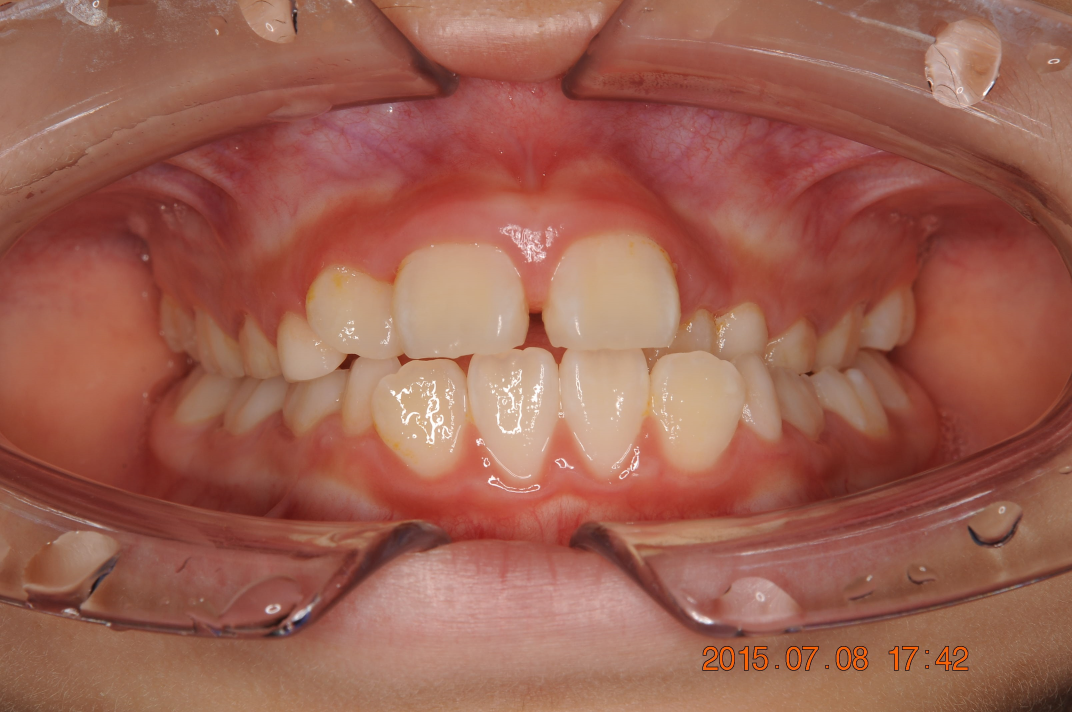
#> input picture templates/frontal.jpg, 3216 x 2136 px (shown at 1/3 size); its folder holds 5 pictures in this run
$ jupyter execute --allow-errors test_images.ipynb
#> lines starting #> are read from the running program, lines starting #| are printed output that depends on the picture; after the words box and inside, x2 and y2 are one past the last pixel; in counts of white or black regions, pixels touching at a corner belong together
[cell 1]
import os
import cv2
import datetime
import csv

import matplotlib as mpl
import matplotlib.pyplot as plt

[cell 2]
IMG_DIR = '../Teeth'

# Load test Image
image = cv2.imread(IMG_DIR + '/1435_008251.jpg')
#> (the rest of this cell did not finish here and is left out)

[cell 3]
# Display Images
w, h = 10, 10
rows, cols = 2, 2

fig = plt.figure(figsize=(10, 10))

#> (the rest of this cell did not finish here and is left out)

[cell 4]
def display_images(rows, cols, images, images_titles, gray=True):
    fig = plt.figure(figsize=(12, 12))
    for i in range(0, rows * cols):
        img = images[i]
        fig.add_subplot(rows, cols, i+1)
        if gray:
            plt.imshow(img, cmap='gray')
        else:
            plt.imshow(img)
        plt.title(images_titles[i])

    plt.show()

[cell 5]
# Load first 6 images
images = []
#> (the rest of this cell did not finish here and is left out)

[cell 6]
#
TEMPLATE_DIR = 'templates/'


frontal_template = cv2.imread(TEMPLATE_DIR + 'frontal.jpg', 0)
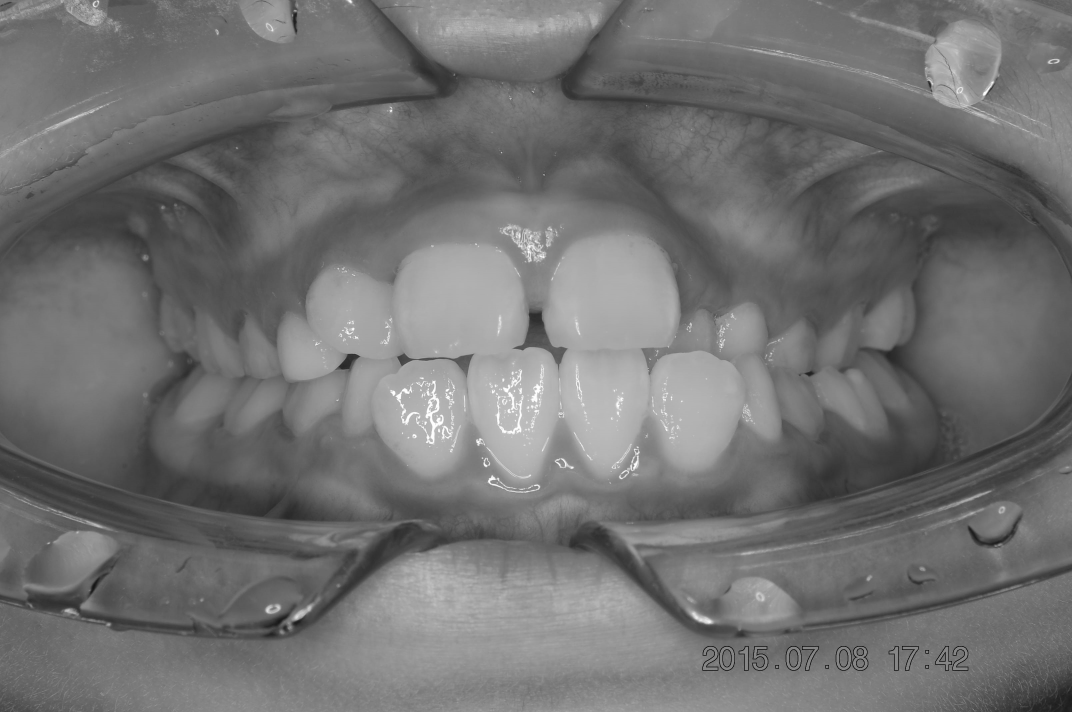
#> frontal_template: shape (2136, 3216) (shown at 1/3 size); min 0, max 255, mean 113.4
blur = cv2.GaussianBlur(frontal_template, (7, 7), 0)

# binary threshold
_, th1 = cv2.threshold(frontal_template, 145, 255, cv2.THRESH_BINARY)
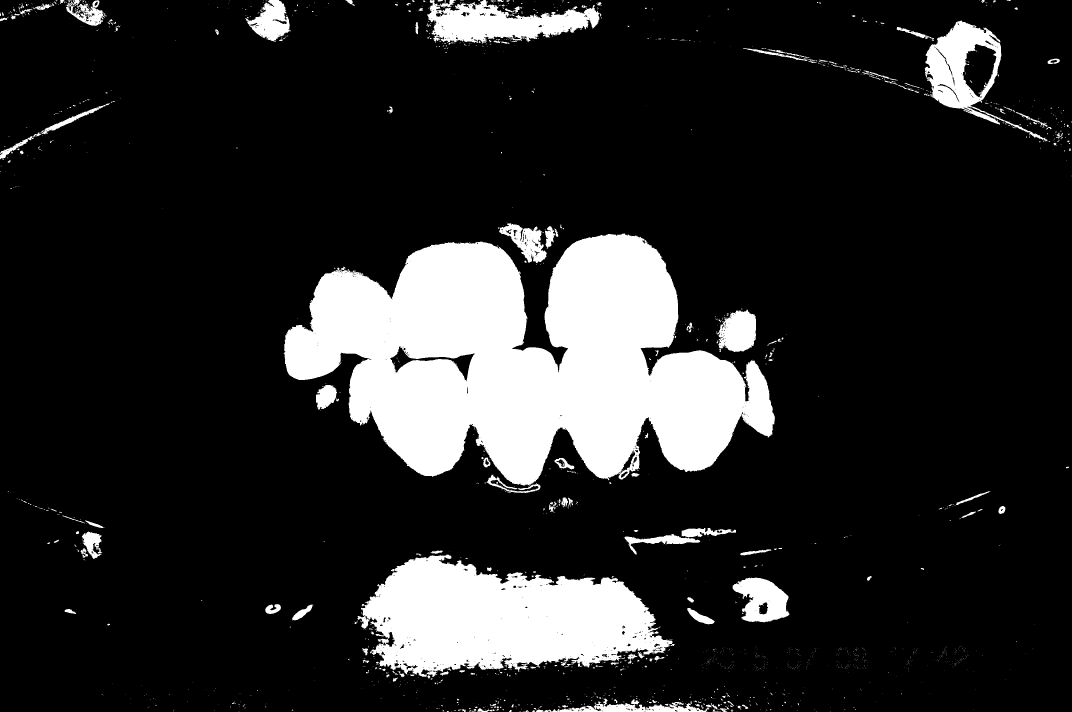
#> th1: shape (2136, 3216) (shown at 1/3 size); 15.7% white; 1915 white regions (1648 under 20 px), largest, box (x1, y1, x2, y2) and area: (851, 700, 2325, 1457) 678863, (1072, 1664, 2024, 2030) 222553, (1281, 0, 1804, 131) 38296

# otsu's threshold
_, th2 = cv2.threshold(blur, 145, 255, cv2.THRESH_BINARY + cv2.THRESH_OTSU)
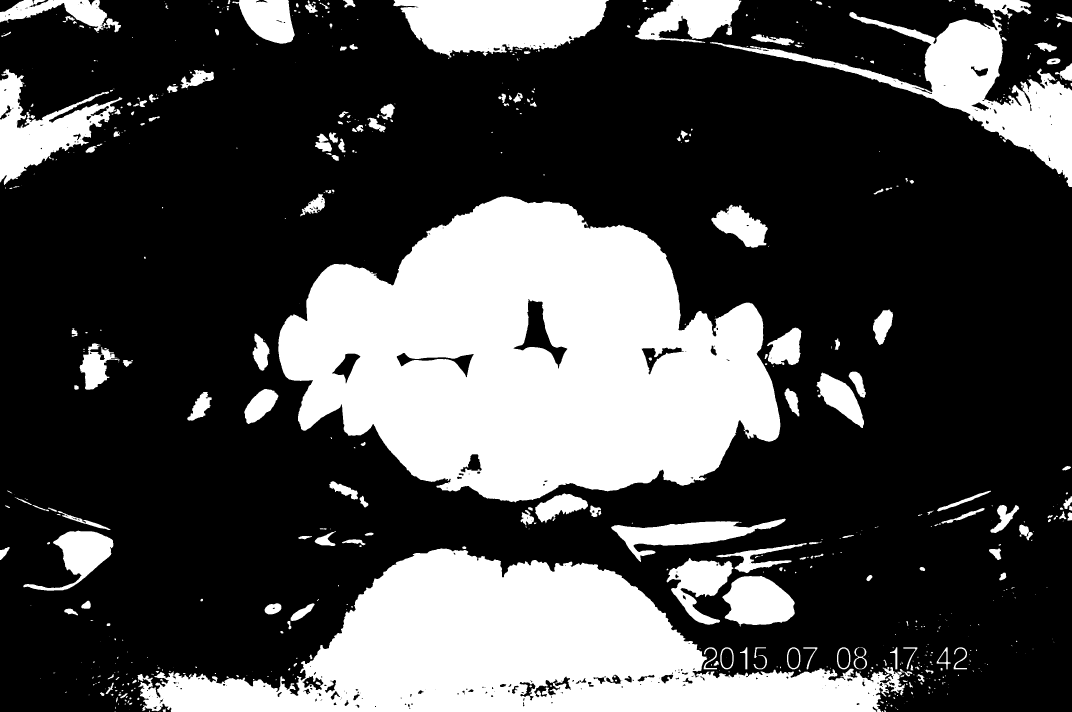
#> th2: shape (2136, 3216) (shown at 1/3 size); 29% white; 666 white regions (375 under 20 px), largest, box (x1, y1, x2, y2) and area: (835, 589, 2341, 1507) 909102, (413, 1645, 2715, 2136) 557236, (2130, 36, 3216, 561) 114904

canny_frontal_template = cv2.Canny(th2, 30, 200)
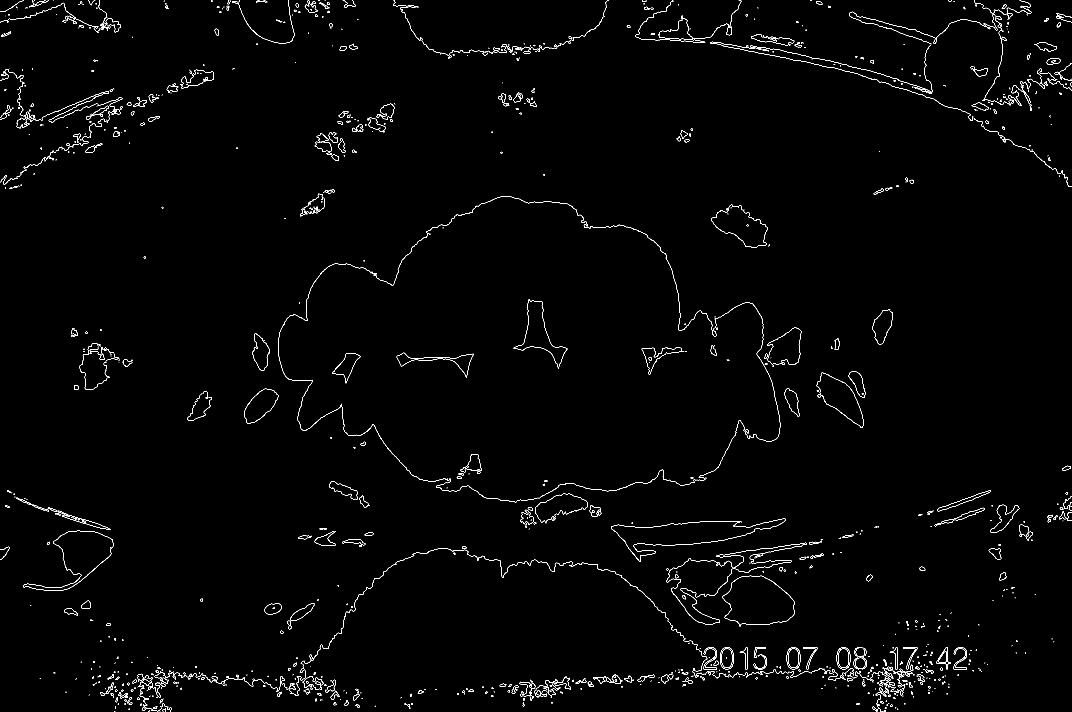
#> canny_frontal_template: shape (2136, 3216) (shown at 1/3 size); 0.9% white in thin lines or dots

images = [frontal_template, th1, th2, canny_frontal_template]
images_titles = ["frontal template", "binary threshold", "otsu threshold", "canny image"]

display_images(rows=1, cols=len(images), images=images, images_titles=images_titles)

[cell 7]
height, width = frontal_template.shape[:2]
#> height = 2136; width = 3216


# load example images
frontal_img_lists = ["1435_017906.jpg", "1435_020558.jpg", "1435_022940.jpg"]
frontal_img_titles = ["1435_017906.jpg", "1435_020558.jpg", "1435_022940.jpg"]

frontal_images = []
frontal_gray_images = []
#> (the rest of this cell did not finish here and is left out)

[cell 8]
import numpy as np
import imutils

def draw_templatematching(gray_imgs, color_imgs):
    for i, image in enumerate(gray_imgs):
        found = None

        # loop over the scales of the image
        for scale in np.linspace(0.2, 1.0, 20)[::-1]:
            # resize the image according to the scale, and keep track
            # of the ratio of the resizing
            resized = imutils.resize(image, width=int(frontal_image.shape[1]*scale))
            ratio = image.shape[1]/float(resized.shape[1])

            if resized.shape[0] < height or resized.shape[1] < width:
                break

            # detect edges in the resized, gray scale image and apply template
            # matching to find the template in the image
            edged = cv2.Canny(image, 30, 200)
            result = cv2.matchTemplate(edged, canny_frontal_template, cv2.TM_CCOEFF)
            (_, maxVal, _, maxLoc) = cv2.minMaxLoc(result)

            #clone = np.dstack([edged, edged, edged])
            #cv2.rectangle(clone, (maxLoc[0], macLoc[1]),
                            #(maxLoc[0] + width, macLoc[1] + height), (0, 0, 255), 2)
            if found is None or maxVal > found[0]:
                found = (maxVal, maxLoc, ratio)

        (_, maxLoc, ratio) = found
        (startX, startY) = (int(maxLoc[0]*ratio), int(maxLoc[1]*ratio))
        (endX, endY) = (int((maxLoc[0] + width)*ratio), int((maxLoc[1] + height)*ratio))

        cv2.rectangle(color_imgs[i], (startX, startY), (endX, endY), (0, 255, 255), 10)

    return color_imgs

[cell 9]
frontal_images = draw_templatematching(frontal_gray_images, frontal_images)
display_images(rows=1, cols=len(frontal_images), images=frontal_images, images_titles=frontal_img_titles)
